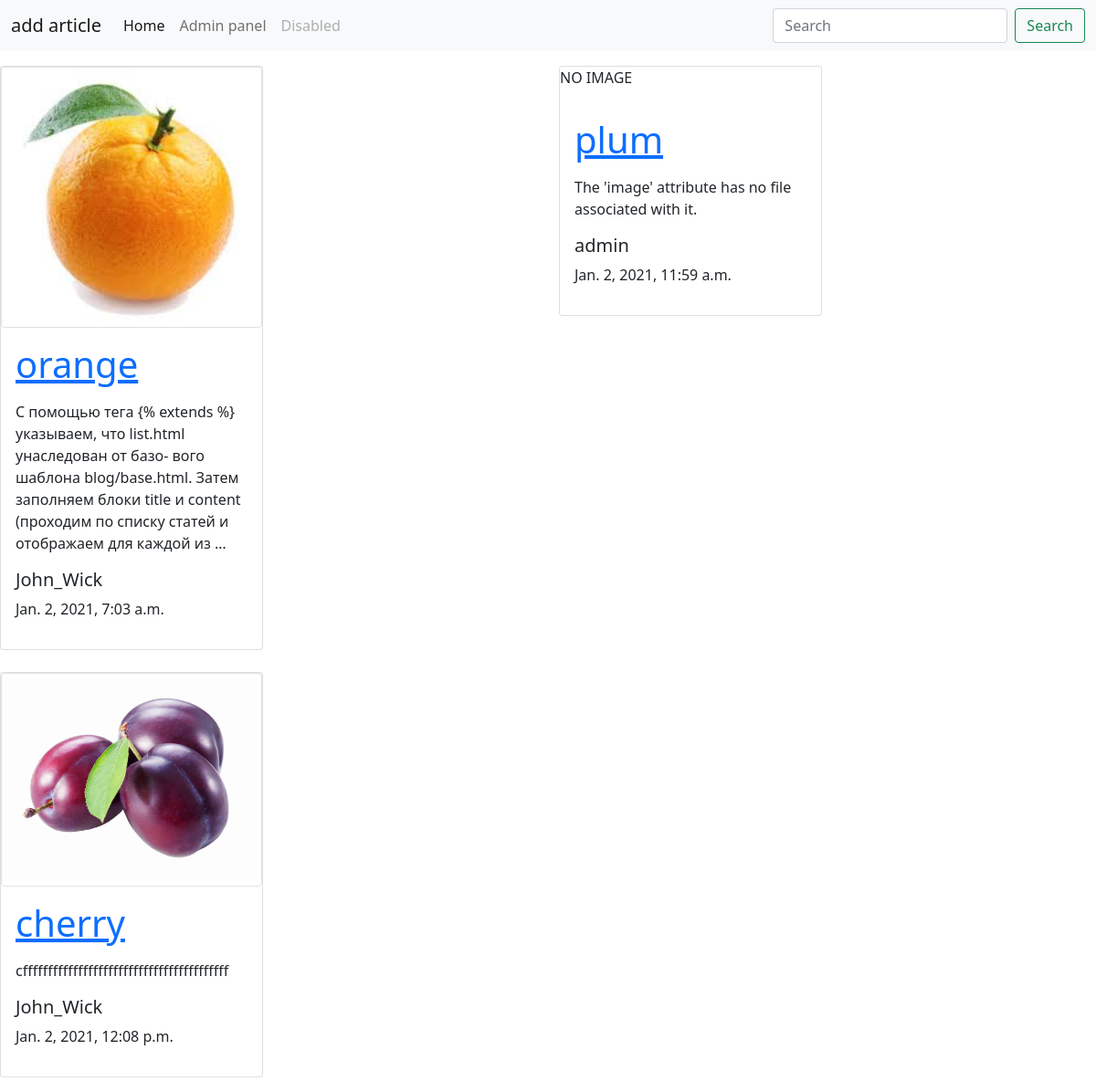
The page / on the database its author committed.
### first/models.py (models this page shows, shortened)
class Article(models.Model):
    title = models.CharField(max_length=255)
    body = models.TextField()
    author = models.ForeignKey(User, on_delete=models.SET_NULL, null=True)
    image = models.ImageField(upload_to='images/%Y/%m/%d', blank=True)
    avalaible = models.BooleanField(default=True)
    category = models.ForeignKey(CategoryArt, on_delete=models.CASCADE)
    date_create = models.DateTimeField(auto_now_add=True)
    date_update = models.DateTimeField(auto_now=True)

### first/views.py (the view)
# urls.py: path('', views.home, name='home'),
def home(request):
    posts = Article.objects.filter(avalaible=True)
    context = {'posts': posts}
    return render(request, 'first/home.html', context)

### first/templates/first/home.html
{% extends 'first/base.html' %} {%block content %}
<div class="row row-cols-1 row-cols-md-2 g-4">
  {% for post in posts %}
  <div class="col">
    <div class="card" style="width: 18rem">
      {% if post.image %}
      <img
        src="{{post.image.url}}"
        class="img-thumbnail"
        class="card-img-top"
        alt="..."
      />
      {% else %}
      <p>NO IMAGE</p>
      {% endif %}
      <div class="card-body">
        <h1>
          <a href="{% url 'artical_page' post.id %}" class="card-link"
            >{{post.title}}</a
          >
        </h1>
        <p>{{post.body|truncatewords:30|linebreaks}}</p>
        <h5 class="card-text">{{post.author}}</h5>
        <p>{{post.date_create}}</p>
      </div>
    </div>
  </div>
  {% endfor %}
</div>
{% endblock %}

### rows shown on the page
Article: image (picture), title "orange", body "С помощью тега {% extends %} указываем, что list.html унаследован от базо- вого шаблона blog/base.html. Затем заполняем блоки title и content (проходим по списку статей и отображаем для каждой из …", author "John_Wick", date_create "Jan. 2, 2021, 7:03 a.m."
Article: image "NO IMAGE", title "plum", body "The 'image' attribute has no file associated with it.", author "admin", date_create "Jan. 2, 2021, 11:59 a.m."
Article: image (picture), title "cherry", body "cfffffffffffffffffffffffffffffffffffffffff", author "John_Wick", date_create "Jan. 2, 2021, 12:08 p.m."
